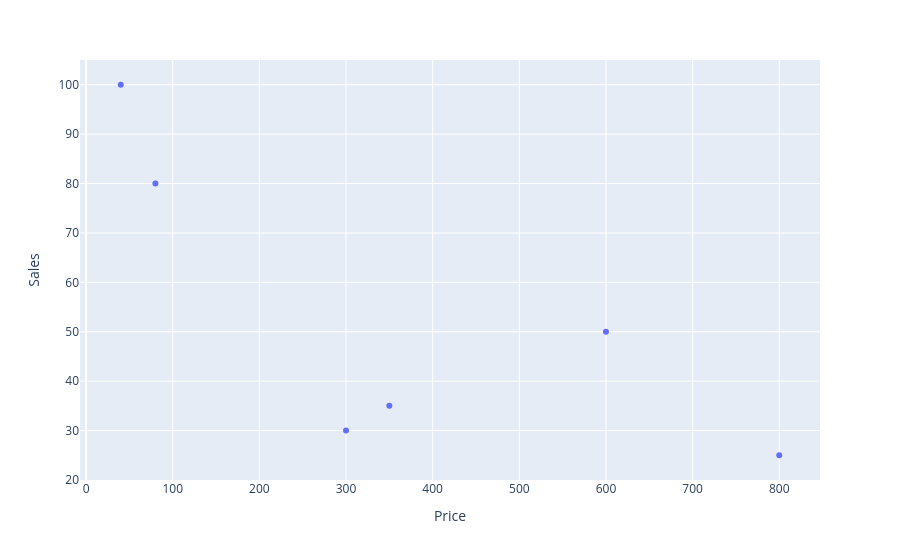

The code cell stored with this chart in its notebook:
### Code cell
import seaborn as sns
import matplotlib.pyplot as plt
import plotly.express as px
import pandas as pd

data = {
    "Product": ["Laptop", "Phone", "Tablet", "Monitor", "Keyboard", "Mouse"],
    "Category": ["Computer", "Mobile", "Mobile", "Computer", "Accessory", "Accessory"],
    "Price": [800, 600, 350, 300, 80, 40],
    "Sales": [25, 50, 35, 30, 80, 100],
    "Rating": [4.5, 4.7, 4.2, 4.3, 4.6, 4.4]
}

df = pd.DataFrame(data)

# 1 A bar chart showing sales by product.
sns.barplot(data=df, x="Product", y="Sales")
plt.show()

#2 An interactive scatter plot of price vs sales.
fig = px.scatter(df, x="Price", y="Sales")
fig.show()

### Figure 1 — Plotly figure (JSON) as saved in the notebook; plotly's stock layout.template omitted (floating-point values rounded to 4 significant figures)
{"data": [{"hovertemplate": "Price=%{x}<br>Sales=%{y}<extra></extra>", "legendgroup": "", "marker": {"color": "#636efa", "symbol": "circle"}, "mode": "markers", "name": "", "orientation": "v", "showlegend": false, "type": "scatter", "x": [800, 600, 350, 300, 80, 40], "xaxis": "x", "y": [25, 50, 35, 30, 80, 100], "yaxis": "y"}], "layout": {"legend": {"tracegroupgap": 0}, "margin": {"t": 60}, "xaxis": {"anchor": "y", "domain": [0, 1], "title": {"text": "Price"}}, "yaxis": {"anchor": "x", "domain": [0, 1], "title": {"text": "Sales"}}}}
